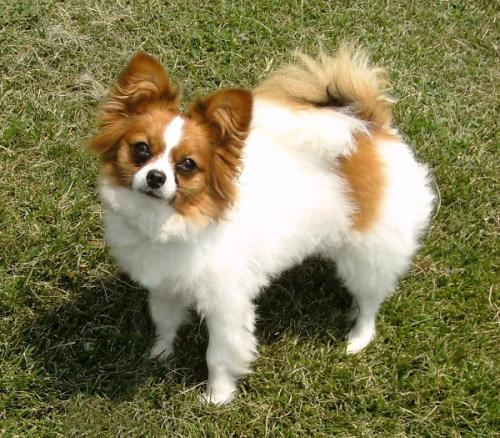
#> input picture files/image/dog.jpg, 500 x 438 px
$ python pillowtest.py
#> lines starting #> are read from the running program, lines starting #| are printed output that depends on the picture
#!/usr/bin/env python3
# -*- coding:utf-8 -*-

from PIL import Image, ImageFilter

# 打开一个jpg图像文件，注意是当前路径:
im = Image.open('../files/image/dog.jpg')
#> im is the input picture: PIL image 500x438 RGB; mean R, G, B 130.8, 125.7, 85.6
# 获得图像尺寸:
w, h = im.size
#> w = 500; h = 438
print('Original image size: %sx%s' % (w, h))
#| Original image size: 500x438
# 缩放到50%:
im.thumbnail((w//2, h//2))
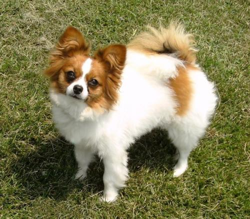
#> im: PIL image 250x219 RGB; mean R, G, B 130.8, 125.7, 85.6
print('Resize image to: %sx%s' % (w//2, h//2))
#| Resize image to: 250x219
# 应用模糊滤镜
im = im.filter(ImageFilter.BLUR)
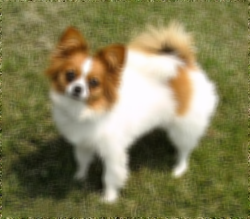
#> im: PIL image 250x219 RGB; mean R, G, B 130.8, 125.7, 85.7
# 把缩放后的图像用jpeg格式保存:
im.save('../files/image/dog2thumbnail.jpg', 'jpeg')
